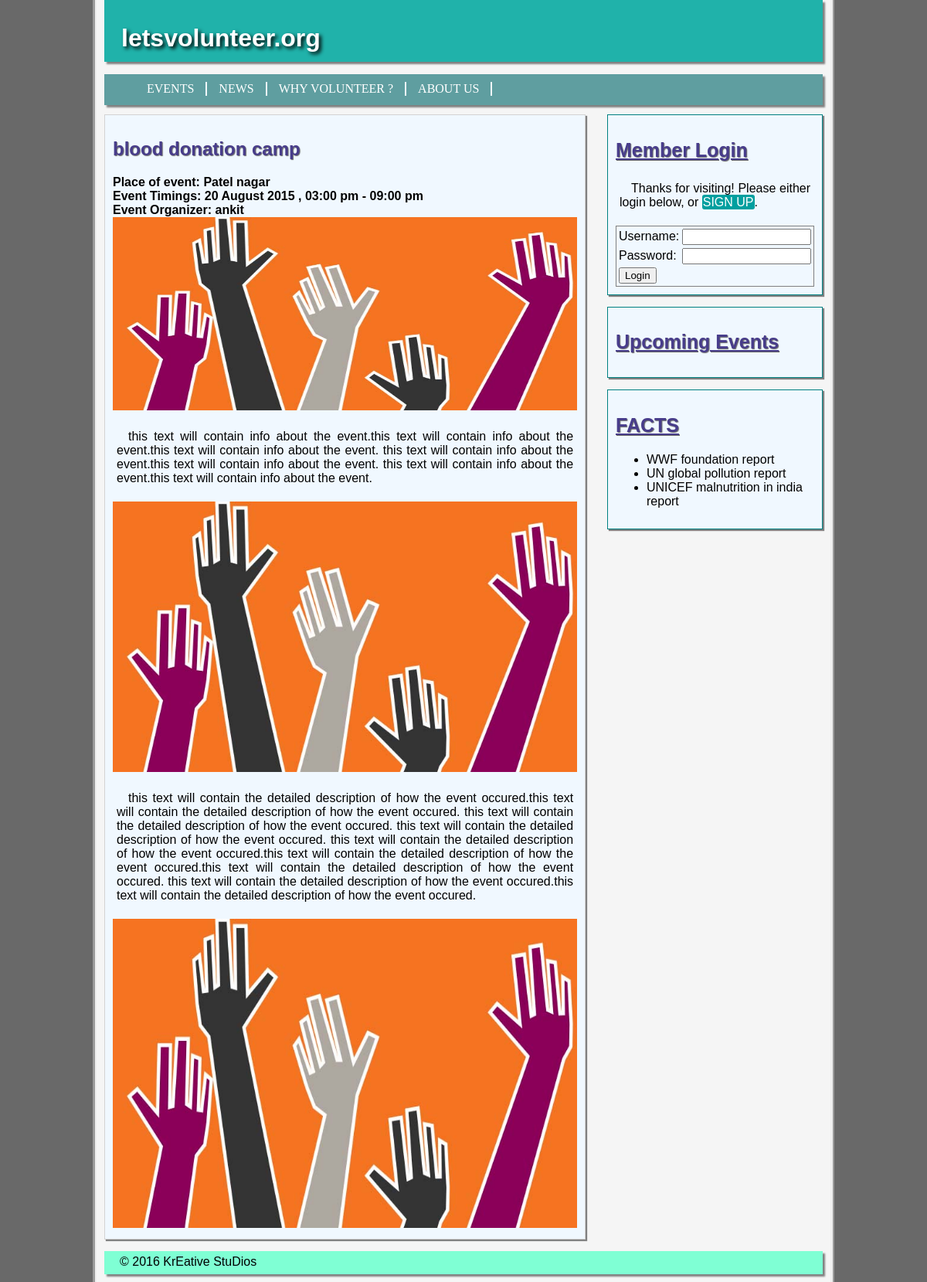
The page /event_news.php?id=4 on the database its author committed.
### tables this page shows
CREATE TABLE IF NOT EXISTS `events` (
  `eventid` int(10) NOT NULL AUTO_INCREMENT,
  `userid` int(10) NOT NULL,
  `eventname` varchar(50) NOT NULL,
  `eventplace` varchar(50) NOT NULL,
  `eventstart` datetime NOT NULL,
  `eventend` datetime NOT NULL,
  `eventdescription` text NOT NULL,
  `eventimg` varchar(50) DEFAULT NULL,
  `evententry` tinyint(1) NOT NULL DEFAULT '1',
  PRIMARY KEY (`eventid`),
  KEY `userid` (`userid`),
  KEY `userid_2` (`userid`)
);

CREATE TABLE IF NOT EXISTS `users` (
  `userid` int(10) NOT NULL AUTO_INCREMENT,
  `username` varchar(50) NOT NULL,
  `password` varchar(20) NOT NULL,
  `email` varchar(50) NOT NULL,
  `contact` varchar(10) DEFAULT NULL,
  `gender` varchar(10) NOT NULL,
  `birthdate` date DEFAULT NULL,
  `address` varchar(50) DEFAULT NULL,
  `district` varchar(50) DEFAULT NULL,
  `state` varchar(50) DEFAULT NULL,
  `userimg` varchar(50) DEFAULT NULL,
  PRIMARY KEY (`userid`),
  UNIQUE KEY `userid` (`userid`),
  UNIQUE KEY `email` (`email`)
);

CREATE TABLE IF NOT EXISTS `coveredevents` (
  `eventid` int(10) NOT NULL,
  `userid` int(10) NOT NULL,
  `eventintro` text NOT NULL,
  `eventpara` text NOT NULL,
  `pic1` varchar(50) NOT NULL,
  `pic2` varchar(50) NOT NULL,
  `pic3` varchar(50) NOT NULL,
  `submissiondate` datetime NOT NULL DEFAULT CURRENT_TIMESTAMP,
  PRIMARY KEY (`eventid`),
  UNIQUE KEY `eventid_2` (`eventid`),
  KEY `eventid` (`eventid`),
  KEY `userid` (`userid`)
);

### event_news.php (the view, shortened to what this page needs)
<?php include("includes/connection.php");?>
<?php include("includes/templates/header.php");?>
<?php include("includes/templates/aside.php");?>
<?php
    $eventid = $_GET['id'];
    $getevents = mysqli_query($connection, "SELECT * FROM coveredevents WHERE eventid=$eventid");
        $row = mysqli_fetch_array($getevents, MYSQLI_ASSOC);
        $eventid = $row['eventid'];
        $userid = $row['userid'];
        $eventintro = $row['eventintro'];
        $eventpara = $row['eventpara'];
        $pic1 = $row['pic1'];
        $pic2 = $row['pic2'];
        $pic3 = $row['pic3'];
        $geteventdetails = mysqli_query($connection, "SELECT eventname, eventstart, eventend, eventplace FROM events WHERE eventid = '$eventid'");
        $row=mysqli_fetch_array($geteventdetails, MYSQLI_ASSOC);
        $eventname = $row['eventname'];
        $eventstart = strtotime($row['eventstart']);
        $eventend = strtotime($row['eventend']);
        $eventplace = $row['eventplace'];
        $getorganizer = mysqli_query($connection, "SELECT username FROM users WHERE userid = '$userid'");
        $row=mysqli_fetch_array($getorganizer, MYSQLI_ASSOC);
        $username = $row['username'];
        echo " <article>";
        echo "<h1>",$eventname;
        echo "</h1> <b>Place of event: ",$eventplace;
 if(date("j F Y", $eventstart) == date("j F Y", $eventend)){
    echo "</b> <br> <b>Event Timings: ",date("j F Y , h:i a", $eventstart);
    echo " - ",date("h:i a", $eventend);
}
   else{
        echo "</b> <br> <b>Event Start: ",date("j F Y , h:i a", $eventstart);
        echo "</b> <br> <b>Event End: ",date("j F Y , h:i a", $eventend);
   }
        echo "</b> <br> <b>Event Organizer: ",$username;
        echo "</b>  <img src='images/$pic1' style='width:100%;height:250px'>";
        echo "</b>  <p>",$eventintro;
        echo "</b></p>  <img src='images/$pic2' style='width:100%;height:350px'>";
        echo "</b>  <p>",$eventpara;
        echo "</b></p>  <img src='images/$pic3' style='width:100%;height:400px'>";
        echo "</article>";
 ?>
<?php include("includes/templates/footer.php");?>

### stylesheets/public.css (style rules this page uses)
html { background-color: dimgray; }
* { box-sizing: border-box; }
p { text-align: justify; text-indent: 15px; padding: 5px; }
body { font-family: sans-serif; padding: 0px 10px 10px 10px ; width: 80%; min-width: 875px; margin: auto; position: relative; background-color: whitesmoke; border-width: thick; border-right-style: ridge ; border-left-style: groove; }
h1 { color:darkslateblue; text-shadow: 1px 1px 1px dimgrey; }
article,section { box-shadow: 2px 2px 1px grey; padding: 10px; background-color: aliceblue; margin-bottom: 15px; position: relative; float: left; width: 67%; border: 1px solid lightgrey; }
img { width: 100%; align-items: center; }

### rows shown on the page
events: eventname "blood donation camp", eventplace "Patel nagar", eventstart "20 August 2015 , 03:00 pm", eventend "09:00 pm"
users: username "ankit"
coveredevents: pic1 (picture), eventintro "this text will contain info about the event.this text will contain info about the event.this text will contain info about the event. this text will contain info about the event.this text will contain info about the event. this text will contain info about the event.this text will contain info about the event.", pic2 (picture), eventpara "this text will contain the detailed description of how the event occured.this text will contain the detailed description of how the event occured. this text will contain the detailed description of how the event occured. this text will contain the detailed description of how the event occured. this text will contain the detailed description of how the event occured.this text will contain the detailed description of how the event occured.this text will contain the detailed description of how the event occured. this text will contain the detailed description of how the event occured.this text will contain the detailed description of how the event occured.", pic3 (picture)
